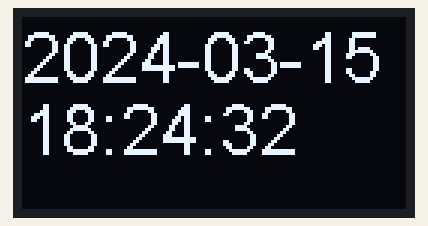
Recording of a sketch running on a simulated ESP8266 (NodeMCU). Shown: 128×64 one-colour display. WiFi joins after 1.5 s; servers stay silent unless stated; what the sketch prints to the serial monitor is not drawn.

Above: at 2.7 s.
At 5.7 s:
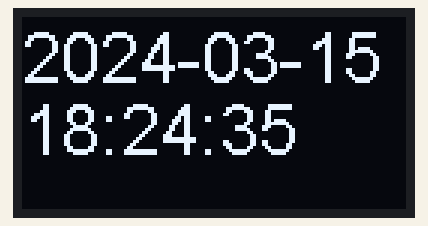
At 8.7 s:
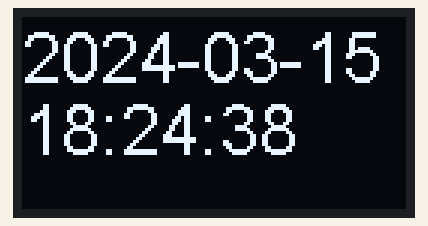
At 16.7 s:
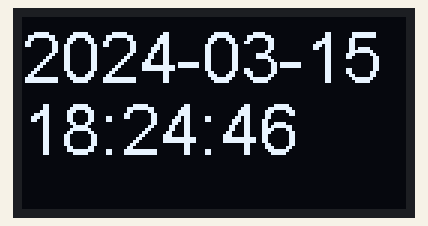
At 23.7 s:
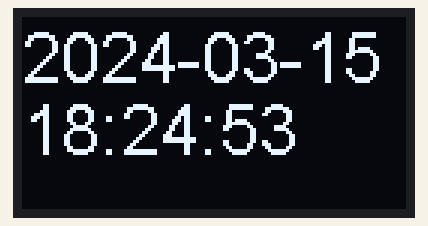
At 30.6 s:
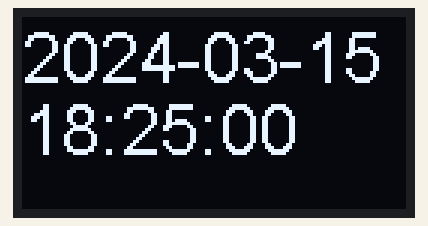

Measured:
- what the display in image 0 shows lasts 1.0 s, from 2.6 s to 3.6 s

The sketch:

ESP8266NodeMCU_OLED_1.3_NET_Time_Final.ino
```cpp
#include <Wire.h>
#include <SH1106Wire.h>
#include <ESP8266WiFi.h>
#include <WiFiUdp.h>
#include <Time.h>
#include <TimeAlarms.h>

char* ssid="dlink-7730";    //WiFi SSID
char* password="135791113";      //WiFi password

unsigned int localPort=2390;   //local port to listen for UDP packets
IPAddress timeServerIP;    //time.nist.gov NTP server address
const char* ntpServerName="pool.ntp.org"; //NTP Server host name
const int NTP_PACKET_SIZE=48;  //NTP timestamp resides in the first 48 bytes of packets
byte packetBuffer[ NTP_PACKET_SIZE];  //buffer to hold incoming and outgoing packets
WiFiUDP udp;  //UDP instance to let us send and receive packets over UDP

// Initialize the OLED display using Wire library
SH1106Wire display(0x3c, D2, D1);


void sync_clock() {
  setTime(getUnixTime() + 28800L);
  }

String getDate() {
  String d=(String)year() + "-";
  byte M=month();
  if (M < 10) {
    d.concat('0');
    }
  d.concat(M);
  d.concat('-');
  byte D=day();
  if (D < 10) {
    d.concat('0');
    }
  d.concat(D);
  return d;
 }

String getTime() {
  String t="";
  byte h=hour();
  if (h < 10) {
    t.concat('0');
    }
  t.concat(h);
  t.concat(':');
  byte m=minute();
  if (m < 10) {
    t.concat('0');
    }
  t.concat(m);
  t.concat(':');
  byte s=second();
  if (s < 10) {
    t.concat('0');
    }
  t.concat(s);
  return t;
}

unsigned long getUnixTime() {
    WiFi.hostByName(ntpServerName, timeServerIP);  //get a random server from the pool
    sendNTPpacket(timeServerIP);                   //send an NTP packet to a time server
    delay(1000);                                   // wait to see if a reply is available

    int cb=udp.parsePacket();                      //return bytes received
    unsigned long unix_time=0;
    if (!cb) {
      Serial.println("no packet yet");
      }
    else {  //received a packet, read the data from the buffer
      Serial.print("packet received, length=");
      Serial.println(cb);                        //=48
      udp.read(packetBuffer, NTP_PACKET_SIZE);  //read the packet into the buffer

      //the timestamp starts at byte 40 of the received packet and is four bytes,
      //or two words, long. First, esxtract the two words:
      unsigned long highWord=word(packetBuffer[40], packetBuffer[41]);
      unsigned long lowWord=word(packetBuffer[42], packetBuffer[43]);
      //combine the four bytes (two words) into a long integer
      //this is NTP time (seconds since Jan 1 1900):
      unsigned long secsSince1900=highWord << 16 | lowWord;
      Serial.print("Seconds since Jan 1 1900=" );
      Serial.println(secsSince1900);
      Serial.print("Unix time=");
      //Unix time starts on Jan 1 1970. In seconds, that's 2208988800:
      unix_time=secsSince1900 - 2208988800UL;
      Serial.print(F("Unix time stamp (seconds since 1970-01-01)="));
      Serial.println(unix_time); //print Unix time
      }
      return unix_time; //return seconds since 1970-01-01
}

unsigned long sendNTPpacket(IPAddress& address) {
  Serial.println("sending NTP packet...");
  // set all bytes in the buffer to 0
  memset(packetBuffer, 0, NTP_PACKET_SIZE);
  //Initialize values needed to form NTP request
  //(see URL above for details on the packets)
  packetBuffer[0]=0b11100011;   // LI, Version, Mode
  packetBuffer[1]=0;     // Stratum, or type of clock
  packetBuffer[2]=6;     // Polling Interval
  packetBuffer[3]=0xEC;  // Peer Clock Precision
  //8 bytes of zero for Root Delay & Root Dispersion
  packetBuffer[12]=49;
  packetBuffer[13]=0x4E;
  packetBuffer[14]=49;
  packetBuffer[15]=52;
  // all NTP fields have been given values, now
  // you can send a packet requesting a timestamp:
  udp.beginPacket(address, 123); //NTP requests are to port 123
  udp.write(packetBuffer, NTP_PACKET_SIZE);
  udp.endPacket();
}

void setup() {
  Serial.begin(9600);
  WiFi.begin(ssid, password);
  while (WiFi.status() != WL_CONNECTED) {
    delay(500);
    Serial.print(".");
    }
  Serial.println(WiFi.localIP());
  udp.begin(localPort);
  Serial.println(udp.localPort());
  sync_clock();
  Alarm.timerRepeat(60, sync_clock); //timer task every 60 seconds

  display.init();
  display.flipScreenVertically();
  display.setFont(ArialMT_Plain_24);//24 16 8
  display.setTextAlignment(TEXT_ALIGN_LEFT);
}

void loop() {
  String d = getDate();
  String t = getTime();
  Serial.println(d);
  Serial.println(t);
  display.clear(); // clearing the display
  display.drawString(0, 0, d);
  display.drawString(0, 24, t);
  display.display();
}
```
